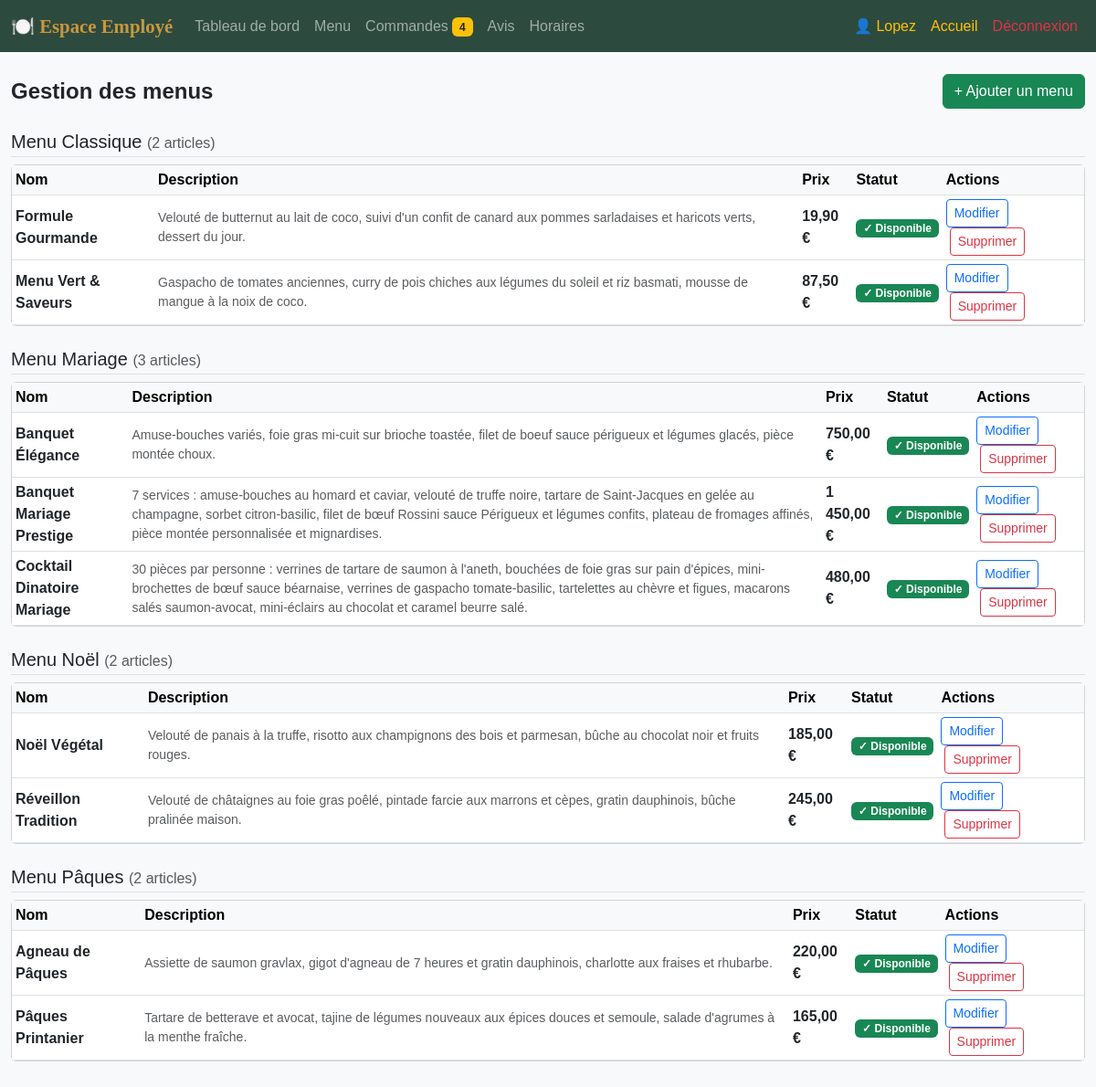
Page /employee/menus.php (signed in) on the earlier database version.
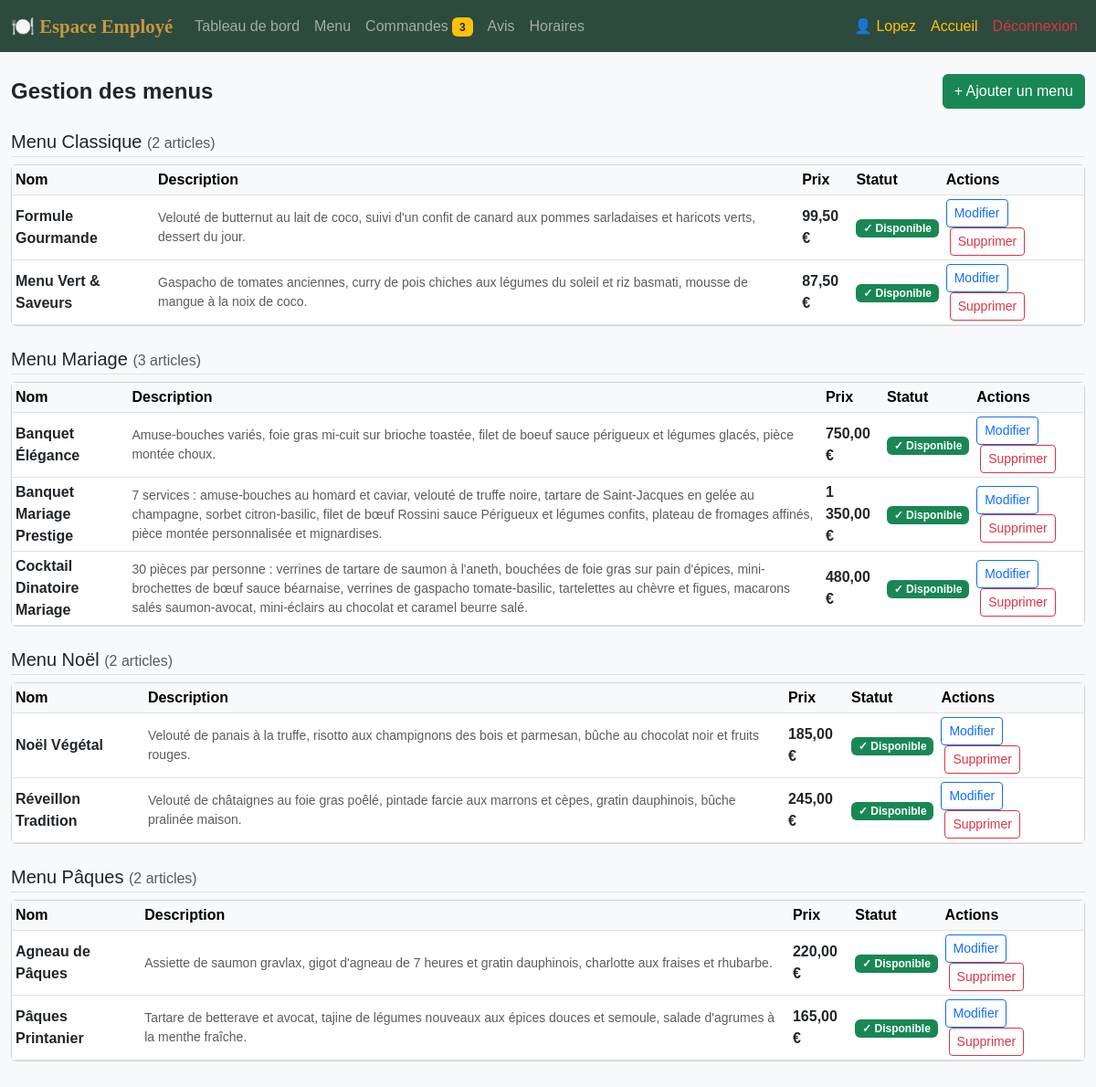
Same page on the later database version.
### tables this page shows
CREATE TABLE `menus` (
  `id` int NOT NULL,
  `nom` varchar(200) NOT NULL,
  `description` text,
  `prix` decimal(10,2) NOT NULL,
  `categorie` varchar(100) NOT NULL,
  `disponible` tinyint(1) DEFAULT '1',
  `image_url` text,
  `allergenes` text,
  `regime` varchar(200) DEFAULT '',
  `personnes_min` int DEFAULT '1',
  `created_at` datetime DEFAULT CURRENT_TIMESTAMP
);

### employee/menus.php (the view, shortened to what this page needs)
<?php
include __DIR__ . '/../includes/db.php';
$active_page = 'menus';
$edit = null;
$menus  = $pdo->query("SELECT * FROM menus ORDER BY categorie,nom")->fetchAll();
$by_cat = [];
foreach ($menus as $m) $by_cat[$m['categorie']][] = $m;
?>
<!DOCTYPE html>
<html lang="fr">
<head>
    <link rel="stylesheet" href="https://cdn.jsdelivr.net/npm/bootstrap@5.3.0/dist/css/bootstrap.min.css">
    <link rel="stylesheet" href="<?= BASE_URL ?>assets/css/global.css">
    <link rel="stylesheet" href="<?= BASE_URL ?>assets/css/espace.css">
    </head>
<body class="bg-light">
    <?php include __DIR__ . '/../includes/partials/employee_nav.php'; ?>
    <div class="container-fluid py-4">
        <div class="d-flex justify-content-between align-items-center mb-3">
            <h4 class="fw-bold mb-0">Gestion des menus</h4>
            <button class="btn btn-success" data-bs-toggle="collapse" data-bs-target="#forMenu">
                <?= $edit ? '✎ Modification en cours' : '+ Ajouter un menu' ?>
            </button>
        </div>
        <?php foreach ($by_cat as $cat => $items): ?>
        <h5 class="mt-4 mb-2 border-bottom pb-1"><?= htmlspecialchars($cat) ?> <small class="text-muted fw-normal fs-6">(<?= count($items) ?> article<?= count($items)>1?'s':'' ?>)</small></h5>
        <div class="card mb-3">
            <div class="card-body p-0">
                <table class="table table-hover table-sm align-middle mb-0">
                    <thead class="table-light"><tr><th>Nom</th><th>Description</th><th>Prix</th><th>Statut</th><th>Actions</th></tr></thead>
                    <tbody>
                        <?php foreach ($items as $m): ?>
                        <tr>
                            <td class="fw-semibold"><?= htmlspecialchars($m['nom']) ?></td>
                            <td class="text-muted small"><?= htmlspecialchars($m['description']) ?></td>
                            <td class="fw-bold"><?= number_format($m['prix'],2,',',' ') ?> €</td>
                            <td>
                                <a href="?toggle=<?= $m['id'] ?>" class="badge <?= $m['disponible']?'bg-success':'bg-secondary' ?> text-decoration-none">
                                    <?= $m['disponible']?'✓ Disponible':'✗ Indisponible' ?>
                                </a>
                            </td>
                            <td>
                                <a href="?edit=<?= $m['id'] ?>" class="btn btn-sm btn-outline-primary">Modifier</a>
                                <a href="?delete=<?= $m['id'] ?>" class="btn btn-sm btn-outline-danger ms-1" onclick="return confirm('Supprimer ce menu ?')">Supprimer</a>
                            </td>
                        </tr>
                        <?php endforeach; ?>
                    </tbody>
                </table>
            </div>
        </div>
        <?php endforeach; ?>
    </div>
</body>
</html>

### includes/partials/employee_nav.php (shortened to what this page needs)
<?php
$_active = $active_page ?? '';
$_pc = $pdo->query("SELECT COUNT(*) FROM commandes WHERE statut='en attente'")->fetchColumn();
$_pa = $pdo->query("SELECT COUNT(*) FROM avis WHERE statut='en attente'")->fetchColumn();
?>
<nav class="navbar navbar-expand-lg navbar-dark sticky-top" style="background:#2D4A3E;">
  <div class="container-fluid">
    <a class="navbar-brand fw-bold" href="<?= BASE_URL ?>employee/dashboard.php">🍽️ Espace Employé</a>
    <div class="collapse navbar-collapse" id="empNav">
      <ul class="navbar-nav me-auto">
        <li class="nav-item"><a class="nav-link <?= $_active==='dashboard'?'active':'' ?>" href="<?= BASE_URL ?>employee/dashboard.php">Tableau de bord</a></li>
        <li class="nav-item"><a class="nav-link <?= $_active==='dashboard'?'active':'' ?>" href="<?= BASE_URL ?>employee/menus.php">Menu</a></li>
        <li class="nav-item">
          <a class="nav-link <?= $_active==='orders'?'active':'' ?>" href="<?= BASE_URL ?>employee/orders.php">
            Commandes <?php if($_pc>0): ?><span class="badge bg-warning text-dark"><?= $_pc ?></span><?php endif; ?>
          </a>
        </li>
        <li class="nav-item">
          <a class="nav-link <?= $_active==='reviews'?'active':'' ?>" href="<?= BASE_URL ?>employee/reviews.php">
            Avis <?php if($_pa>0): ?><span class="badge bg-danger"><?= $_pa ?></span><?php endif; ?>
          </a>
        </li>
        <li class="nav-item"><a class="nav-link <?= $_active==='schedules'?'active':'' ?>" href="<?= BASE_URL ?>employee/schedules.php">Horaires</a></li>
      </ul>
      <ul class="navbar-nav">
          <li class="nav-item" ><span class="nav-link small" style="color:#fff;">👤 <a class="text-warning text-decoration-none" href="<?=BASE_URL ?>employee/dashboard.php"><?= htmlspecialchars($_SESSION['nom']) ?></a></span></li>
          <li class="nav-item"><a class="nav-link text-warning" href="<?= BASE_URL ?>index.php">Accueil</a></li>
          <li class="nav-item"><a class="nav-link text-danger" href="<?= BASE_URL ?>logout.php">Déconnexion</a></li>
      </ul>
    </div>
  </div>
</nav>

Differences in the rows shown:
changed menus "Formule Gourmande": prix "19,90" → "99,50"
changed menus "Banquet Mariage Prestige": prix "1 450,00" → "1 350,00"
Other differences:
$_pc: "4" → "3"
